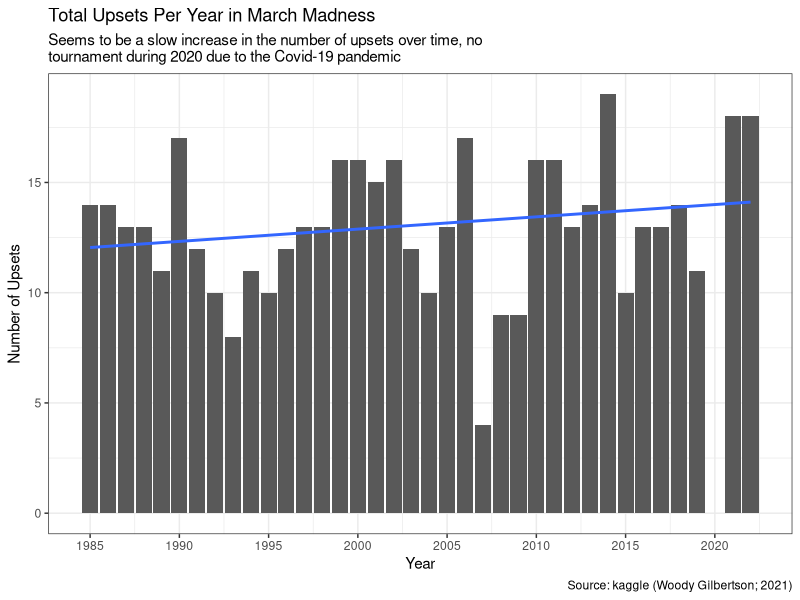

Here is the R script that generated this plot:
## ---- chunk 1
knitr::opts_chunk$set(echo = TRUE)
library(tidyverse)
library(dplyr)
## ---- chunk 2
total_upsets <- read_csv(file = "data_cleaned.csv")
                
 # mutated upset twice for clarification that 1 = true and 0 = false
# wrangling with the data table
upsets_by_year <- total_upsets |> 
  select(WSEED, LSEED, YEAR, ROUND) |> 
  mutate(upset = if_else(WSEED > LSEED + 1, TRUE, FALSE)) |> 
  mutate(upset = if_else(WSEED > LSEED + 1, 1, 0)) |> 
  group_by(YEAR) |> 
  summarize(upsets_per_year = sum(upset))

# this puts the 2022 upsets into a tibble
last_year_upsets <- tribble(~YEAR, ~upsets_per_year, 
                            2022, 18)

# joining the filtered data table and the 2022 upsets tibble
all_upsets <- full_join(upsets_by_year, last_year_upsets)

# now making the plot 
all_upsets |> 
  ggplot(aes(x = YEAR, y = upsets_per_year)) + 
    geom_col() + 
    geom_smooth(method = "lm", formula = y~x, se = FALSE) + 
    scale_x_continuous(breaks = c(1985, 1990, 1995, 2000, 2005,                                     2010, 2015, 2020)) + 
    scale_y_continuous(breaks = c(0, 5, 10, 15, 20)) + 
    labs(title = "Total Upsets Per Year in March Madness", 
         subtitle = "Seems to be a slow increase in the number of upsets over time, no\ntournament during 2020 due to the Covid-19 pandemic", 
         x = "Year", 
         y = "Number of Upsets", 
         caption = "Source: kaggle (Woody Gilbertson; 2021)") + 
    theme_bw()
  
# should I color this graph? (add fill)
